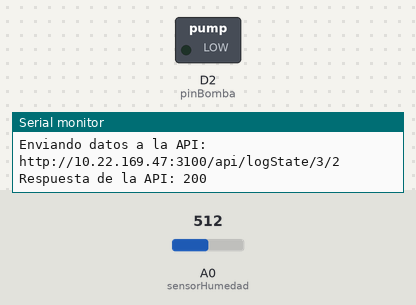
A sketch run on a simulated ESP8266 (NodeMCU). On the bench: switched loads named in the sketch (green lamp = pin HIGH), the last lines printed to the serial monitor. The test bench sets the inputs (shaded band); at power-on: A0 (sensorHumedad) = 512. WiFi joins after 1.5 s; servers stay silent unless stated; uploads are accepted with an empty reply.

Above: at 3.3 s.
3.4 s: A0 (sensorHumedad) set to 492
At 8.5 s:
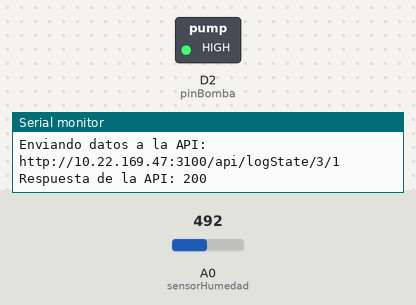
9.5 s: A0 (sensorHumedad) set to 511
At 13.9 s:
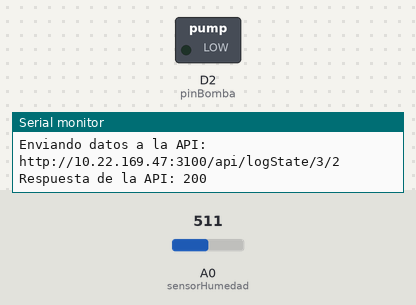
15.6 s: A0 (sensorHumedad) set to 306
At 19.4 s:
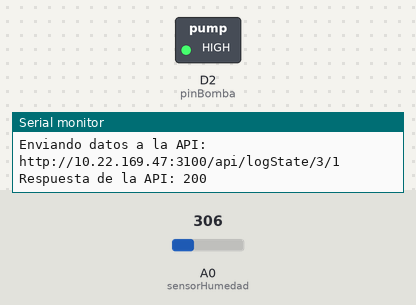
Timing chart, 0 to 20.9 s (numbered marks = the images above; inputs shaded):
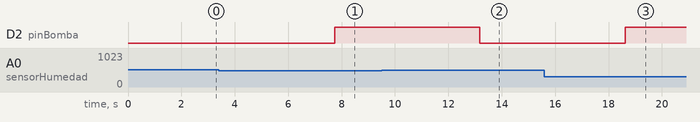

The sketch:

SensorHumedad.ino
```cpp
#include <ESP8266WiFi.h>
#include <WiFiClient.h>
#include <ESP8266HTTPClient.h>

/*
SENSORES, ID y NOMBRE
'1','Humedad'
'2','Temperatura'
'3','Movimiento'
'4','Polvo'
'5','Luz'

En sensor, se guarda el valor del sensor (int), y la fecha en la que se guardo.
*/

/*
ACTUADORES, ID y NOMBRE
'1','Pantalla LCD'
'2','Extractor de aire'
'3','Bomba de agua'
'4','Servomotor'
'5','Extractor'

En actuador, se guarda el estado del actuador (string), y la fecha en la que se guardo.
*/

// CONFIGURACIÓN CASA
//const char* ssid = "IZZI-2F56";
//const char* password = "RtemPaFA";

// CONFIGURACIÓN Tec-IoT
const char* ssid = "Tec-IoT";
const char* password = "spotless.magnetic.bridge";

HTTPClient httpClient;
WiFiClient wClient;

// CONFIGURACIÓN CASA
//String API_URL_SENSOR = "http://192.168.1.19:3100/api/logValue/1/"; // URL de la API
//String API_URL_ACTUADOR = "http://192.168.1.19:3100/api/logState/3/";

// CONFIGURACIÓN Tec-IoT
String API_URL_SENSOR = "http://10.22.169.47:3100/api/logValue/1/"; // URL de la API
String API_URL_ACTUADOR = "http://10.22.169.47:3100/api/logState/3/";

// Configuración de pines y variables
int sensorHumedad = A0;
int humedad = 0;
int pinBomba = D2;


void setup() {
  // Configuración inicial: se inicia la comunicación serial
  Serial.begin(9600);
  // Configuración de los pines
  pinMode(pinBomba, OUTPUT);
  // Configuración de la conexión WiFi
  WiFi.mode(WIFI_STA);
  WiFi.disconnect();
  delay(100);

  WiFi.begin(ssid, password);
  Serial.print("Conectando a red WiFi \"");
  Serial.print(ssid);
  Serial.print("\"");
  // Bucle mientras no haya conexión a internet
  while (WiFi.status() != WL_CONNECTED) {
    delay(500);
    Serial.print(".");
  }

  Serial.print("\nConectado! IP: ");
  Serial.println(WiFi.localIP());
  delay(500);
}

void loop() {
  // Leer el valor de humedad
  int lectura = analogRead(sensorHumedad);
  humedad = map(lectura, 1024, 0, 0, 100);
  int activated = 0;

  // Enviar datos a la API
  sendHumedadToAPI(humedad);

  // Realizar el control de la bomba de agua con parámetros de acuerdo con crisantemos
  if (humedad >= 50 && humedad <= 70) {
    digitalWrite(pinBomba, HIGH);
    activated = 1;
    logActuador(activated);
  } else if (humedad > 60){
    digitalWrite(pinBomba, HIGH);
    activated = 1;
    logActuador(activated);
  } else {
    digitalWrite(pinBomba, LOW);
    activated = 2;
    logActuador(activated);
  }
  // Esperar 5 segundos antes de volver a realizar el loop
  delay(5000);
}

// Función para enviar datos de humedad a la API
void sendHumedadToAPI(int value) {
  // Si se encuentra una conexión a WiFi se hace lo siguiente
  if (WiFi.status() == WL_CONNECTED) {
    //Creación de la ruta de POST con el valor de humedad
    String data = API_URL_SENSOR + String(value);
    Serial.println("Enviando datos a la API: " + data);
    // Comunicación con el servidor iniciada
    httpClient.begin(wClient, data.c_str());
    // Se establece el encabezado de la solicitud HTTP y se indica el tipo de contenido
    httpClient.addHeader("Content-Type", "Content-Type: application/json");
    // Se guarda la respuesta del servidor
    // 200 -> conexión exitosa
    // 500 -> error
    // -1 -> no hay conexión
    // 400 -> no existe conexión estable
    int httpResponseCode = httpClient.POST(data.c_str());
    Serial.print("Respuesta de la API: ");
    Serial.println(httpResponseCode);
    httpClient.end();
  }
}

// Función para registrar el estado del actuador en la API
void logActuador(int act){
  // Si existe conexión con internet se hace lo siguiente
  if (WiFi.status() == WL_CONNECTED) {
    //Creación de la ruta de POST con el estado del actuador
    String data = API_URL_ACTUADOR + String(act);
    Serial.println("Enviando datos a la API: " + data);

    httpClient.begin(wClient, data.c_str());
    httpClient.addHeader("Content-Type", "Content-Type: application/json");
    int httpResponseCode = httpClient.POST(data.c_str());
    Serial.print("Respuesta de la API: ");
    Serial.println(httpResponseCode);
    httpClient.end();
  }
}
```

Measured:
- the behaviour switches between 507 and 506 on A0 (sensorHumedad) (found by bisection; images 0 and 1)
- after the input at 3.4 s, D2 (pinBomba): LOW → HIGH after 4.3 s
- after the input at 9.5 s, D2 (pinBomba): HIGH → LOW after 3.7 s
- after the input at 15.6 s, D2 (pinBomba): LOW → HIGH after 3.0 s
